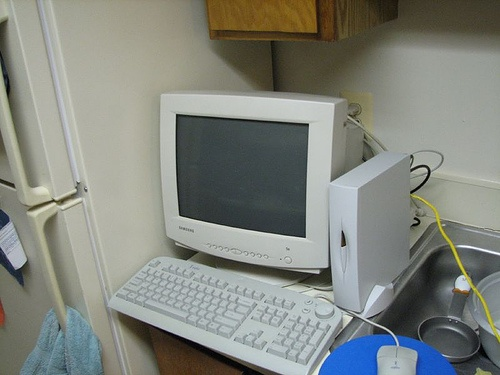
#> input picture dnnWeaver2/dnnweaver2_base4x4/compiler/droneapp/darkflow/sample_img/sample_computer.jpg, 500 x 375 px
$ python genImageData.py --infile ../../../../dnnWeaver2/dnnweaver2_base4x4/compiler/droneapp/darkflow/sample_img/sample_computer.jpg --outfile out.png   (Python 2 division)
#> lines starting #> are read from the running program, lines starting #| are printed output that depends on the picture
#!/local/workspace/tools/anaconda2/bin/python2.7
import os
import struct
import sys
import numpy as np
import argparse
import cv2

M = 9
N = 7
isQmn=True

def write_bin(hex_string, bintf):
    hex_data = hex_string.decode("hex")
    bintf.write(hex_data)

def toQmn(number, m, n):
	#print "Number to convert:", number
	#print "Qm.n","==>", m, ".", n
	prod = int(number * (2 ** n))
	#print prod
	return prod

def bin2hex(binstr):
	tmp = "{0:0>4X}".format(int(binstr, 2))
	#print "Hex:", tmp
	return tmp

def to16BitBin(number):
	#print "Number to convert:", number
	binary = '{0:016b}'.format(number)
	#print binary
	return binary

def write_data_lsb_msb(outf, msb, lsb, n, args):	#Prints first LSB then MSB
	for i in range(n):
		if args.type == "SIMULATION":
			outf.write(msb)
			outf.write(lsb)
			outf.write('\n')
		elif args.type == "BOARD_HEX":
			outf.write(lsb)	# 1 byte
			outf.write('\n')
			outf.write(msb)	# 1 byte
			outf.write('\n')
		elif args.type == "BOARD_BIN":
			write_bin(lsb, outf)
			write_bin(msb, outf)

		else:
			print "Wrong type provided. SIMULATION/BOARD supported."
			quit()

def setQmn(val):
	global M
	global N
	print "Q", val
	splited=val.split('.', 2)
	M = int(splited[0])
	N = int(splited[1])
	print "M:", M, ", N:", N

def main(argv):
	parser = argparse.ArgumentParser()
	parser.add_argument('-i','--infile', help='Input file', required=True)
	parser.add_argument('-o','--outfile', help='Output file', required=True)
	parser.add_argument('-t','--type', help='Output type(SIMULATION/BOARD_HEX/BOARD_BIN (default SIMULATION))', default='SIMULATION', required=False)
	parser.add_argument('-q','--qmn', help="Convert to Qm.n (Default Q9.7)(NO : if not required)", default="9.7", required=False)
	args = parser.parse_args()
	print "Input file:", args.infile
	print "Output file:", args.outfile
	print "Qm.n:", args.qmn
	if args.qmn == "NO":
		isQmn = False
	setQmn(args.qmn)
	chunk = 64
	padding = 8
	img = cv2.imread(args.infile, -1)
#> img is the input picture: shape (375, 500, 3); mean B, G, R 126.1, 133.4, 130.1
	if img.shape != [28,28]:
	    img2 = cv2.resize(img,(28,28))
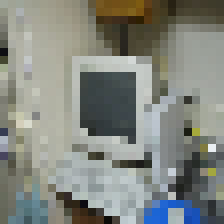
#> img2: shape (28, 28, 3) (shown 8 times larger); mean B, G, R 127.1, 134.2, 130.7
	    img = img2.reshape(28,28,-1);
	else:
	    img = img.reshape(28,28,-1);
	img = img/256.0
#> img: shape (28, 28, 3) float64
	print type(img)
#| <class 'numpy.ndarray'>
	w = img.shape[0]
#> w = 28
	h = img.shape[1]
#> h = 28
	tf = open("temp.txt", 'w')
	if args.type == "BOARD_BIN":
		out = open(args.outfile, 'wb')
	else:
		out = open(args.outfile, 'w')
	#print img
	print "Rows:", h
#| Rows: 28
	print "Cols:", w
#| Cols: 28
	for x in range(h):
		for y in range(w):
			val = img[x][y]
			qnm = toQmn(val, M, N)
			bin = to16BitBin(qnm)
			hex = bin2hex(bin)
			tf.write("%f " % img[x][y])
			#out.write(hex)
			#out.write("\n")
			bhex = hex[:4]
			bp1 = bhex[:2]
			bp2 = bhex[2:]
			write_data_lsb_msb(out, bp1, bp2, 1, args)
		for i in range(padding/2):
			#out.write("0000\t#padding\n")
			write_data_lsb_msb(out, "00", "00", 1, args)
		tf.write("\n")

	#cv2.imwrite(args.outfile, img)


if __name__ == "__main__":
#> (the run stopped early here; a loop or call above may not have finished)

$ run again, on dnnWeaver2/dnnweaver2_base4x4/compiler/droneapp/darkflow/sample_img/sample_eagle.jpg
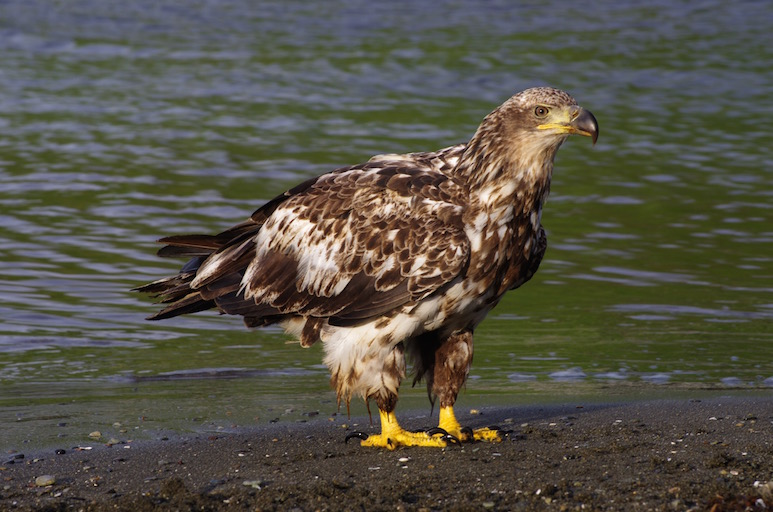
#> input picture dnnWeaver2/dnnweaver2_base4x4/compiler/droneapp/darkflow/sample_img/sample_eagle.jpg, 773 x 512 px
#> in main, img is the input picture: shape (512, 773, 3); mean B, G, R 70.8, 82, 85.2
#> in main, `img2 = cv2.resize(img,(28,28))`:
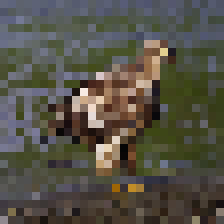
#> img2: shape (28, 28, 3) (shown 8 times larger); mean B, G, R 70.5, 81.5, 84.7
#> img: shape (28, 28, 3) float64
#| <class 'numpy.ndarray'>
#| Rows: 28
#| Cols: 28

$ run again, on dnnWeaver2/dnnweaver2_base4x4/compiler/droneapp/darkflow/sample_img/sample_giraffe.jpg
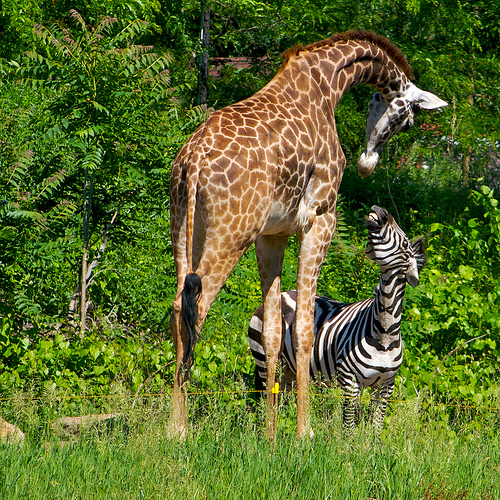
#> input picture dnnWeaver2/dnnweaver2_base4x4/compiler/droneapp/darkflow/sample_img/sample_giraffe.jpg, 500 x 500 px
#> in main, img is the input picture: shape (500, 500, 3); mean B, G, R 42.3, 107.9, 91.8
#> in main, `img2 = cv2.resize(img,(28,28))`:
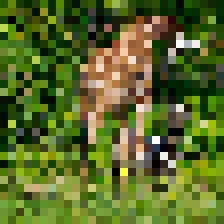
#> img2: shape (28, 28, 3) (shown 8 times larger); mean B, G, R 40, 105.9, 89.3
#> img: shape (28, 28, 3) float64
#| <class 'numpy.ndarray'>
#| Rows: 28
#| Cols: 28

$ run again, on dnnWeaver2/dnnweaver2_base4x4/compiler/droneapp/darkflow/sample_img/sample_horses.jpg
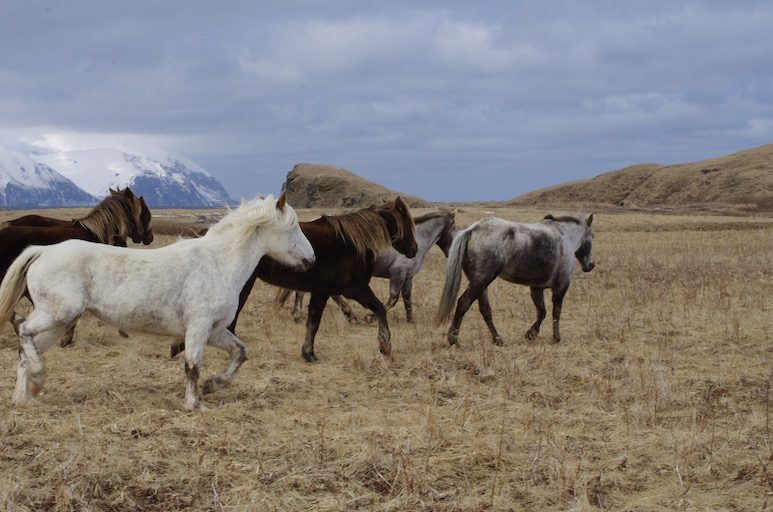
#> input picture dnnWeaver2/dnnweaver2_base4x4/compiler/droneapp/darkflow/sample_img/sample_horses.jpg, 773 x 512 px
#> in main, img is the input picture: shape (512, 773, 3); mean B, G, R 125.2, 128.2, 133.3
#> in main, `img2 = cv2.resize(img,(28,28))`:
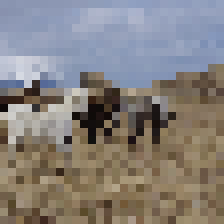
#> img2: shape (28, 28, 3) (shown 8 times larger); mean B, G, R 124.9, 127.9, 133.1
#> img: shape (28, 28, 3) float64
#| <class 'numpy.ndarray'>
#| Rows: 28
#| Cols: 28
